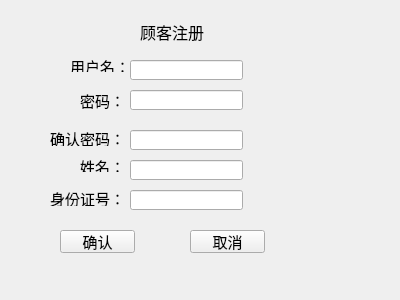
<?xml version="1.0" encoding="UTF-8"?>
<ui version="4.0">
 <class>usrreg</class>
 <widget class="QWidget" name="usrreg">
  <property name="geometry">
   <rect>
    <x>0</x>
    <y>0</y>
    <width>400</width>
    <height>300</height>
   </rect>
  </property>
  <property name="windowTitle">
   <string>Form</string>
  </property>
  <widget class="QPushButton" name="pushButton">
   <property name="geometry">
    <rect>
     <x>60</x>
     <y>230</y>
     <width>75</width>
     <height>23</height>
    </rect>
   </property>
   <property name="font">
    <font>
     <family>华文行楷</family>
     <pointsize>11</pointsize>
    </font>
   </property>
   <property name="text">
    <string>确认</string>
   </property>
  </widget>
  <widget class="QPushButton" name="exitbutton">
   <property name="geometry">
    <rect>
     <x>190</x>
     <y>230</y>
     <width>75</width>
     <height>23</height>
    </rect>
   </property>
   <property name="font">
    <font>
     <family>华文行楷</family>
     <pointsize>11</pointsize>
    </font>
   </property>
   <property name="text">
    <string>取消</string>
   </property>
  </widget>
  <widget class="QLabel" name="label">
   <property name="geometry">
    <rect>
     <x>140</x>
     <y>20</y>
     <width>71</width>
     <height>21</height>
    </rect>
   </property>
   <property name="font">
    <font>
     <family>华文行楷</family>
     <pointsize>14</pointsize>
    </font>
   </property>
   <property name="text">
    <string>&lt;html&gt;&lt;head/&gt;&lt;body&gt;&lt;p&gt;&lt;span style=&quot; font-size:12pt;&quot;&gt;顾客注册&lt;/span&gt;&lt;/p&gt;&lt;/body&gt;&lt;/html&gt;</string>
   </property>
  </widget>
  <widget class="QLabel" name="label_2">
   <property name="geometry">
    <rect>
     <x>70</x>
     <y>60</y>
     <width>54</width>
     <height>12</height>
    </rect>
   </property>
   <property name="font">
    <font>
     <family>华文行楷</family>
     <pointsize>11</pointsize>
    </font>
   </property>
   <property name="text">
    <string>用户名：</string>
   </property>
  </widget>
  <widget class="QLabel" name="label_3">
   <property name="geometry">
    <rect>
     <x>80</x>
     <y>90</y>
     <width>51</width>
     <height>20</height>
    </rect>
   </property>
   <property name="font">
    <font>
     <family>华文行楷</family>
     <pointsize>11</pointsize>
    </font>
   </property>
   <property name="text">
    <string>密码：</string>
   </property>
  </widget>
  <widget class="QLabel" name="label_4">
   <property name="geometry">
    <rect>
     <x>50</x>
     <y>130</y>
     <width>71</width>
     <height>16</height>
    </rect>
   </property>
   <property name="font">
    <font>
     <family>华文行楷</family>
     <pointsize>11</pointsize>
    </font>
   </property>
   <property name="text">
    <string>确认密码：</string>
   </property>
  </widget>
  <widget class="QLabel" name="label_5">
   <property name="geometry">
    <rect>
     <x>80</x>
     <y>160</y>
     <width>54</width>
     <height>12</height>
    </rect>
   </property>
   <property name="font">
    <font>
     <family>华文行楷</family>
     <pointsize>11</pointsize>
    </font>
   </property>
   <property name="text">
    <string>姓名：</string>
   </property>
  </widget>
  <widget class="QLabel" name="label_6">
   <property name="geometry">
    <rect>
     <x>50</x>
     <y>190</y>
     <width>71</width>
     <height>16</height>
    </rect>
   </property>
   <property name="font">
    <font>
     <family>华文行楷</family>
     <pointsize>11</pointsize>
    </font>
   </property>
   <property name="text">
    <string>身份证号：</string>
   </property>
  </widget>
  <widget class="QLineEdit" name="usrline">
   <property name="geometry">
    <rect>
     <x>130</x>
     <y>60</y>
     <width>113</width>
     <height>20</height>
    </rect>
   </property>
   <property name="font">
    <font>
     <family>华文行楷</family>
     <pointsize>11</pointsize>
    </font>
   </property>
  </widget>
  <widget class="QLineEdit" name="passline">
   <property name="geometry">
    <rect>
     <x>130</x>
     <y>90</y>
     <width>113</width>
     <height>20</height>
    </rect>
   </property>
   <property name="font">
    <font>
     <family>华文行楷</family>
     <pointsize>11</pointsize>
    </font>
   </property>
   <property name="echoMode">
    <enum>QLineEdit::Password</enum>
   </property>
  </widget>
  <widget class="QLineEdit" name="repassline">
   <property name="geometry">
    <rect>
     <x>130</x>
     <y>130</y>
     <width>113</width>
     <height>20</height>
    </rect>
   </property>
   <property name="font">
    <font>
     <family>华文行楷</family>
     <pointsize>11</pointsize>
    </font>
   </property>
   <property name="echoMode">
    <enum>QLineEdit::Password</enum>
   </property>
  </widget>
  <widget class="QLineEdit" name="nameline">
   <property name="geometry">
    <rect>
     <x>130</x>
     <y>160</y>
     <width>113</width>
     <height>20</height>
    </rect>
   </property>
   <property name="font">
    <font>
     <family>华文行楷</family>
     <pointsize>11</pointsize>
    </font>
   </property>
  </widget>
  <widget class="QLineEdit" name="idline">
   <property name="geometry">
    <rect>
     <x>130</x>
     <y>190</y>
     <width>113</width>
     <height>20</height>
    </rect>
   </property>
   <property name="font">
    <font>
     <family>华文行楷</family>
     <pointsize>11</pointsize>
    </font>
   </property>
  </widget>
 </widget>
 <resources/>
 <connections>
  <connection>
   <sender>exitbutton</sender>
   <signal>clicked()</signal>
   <receiver>usrreg</receiver>
   <slot>close()</slot>
   <hints>
    <hint type="sourcelabel">
     <x>237</x>
     <y>221</y>
    </hint>
    <hint type="destinationlabel">
     <x>199</x>
     <y>149</y>
    </hint>
   </hints>
  </connection>
 </connections>
</ui>
